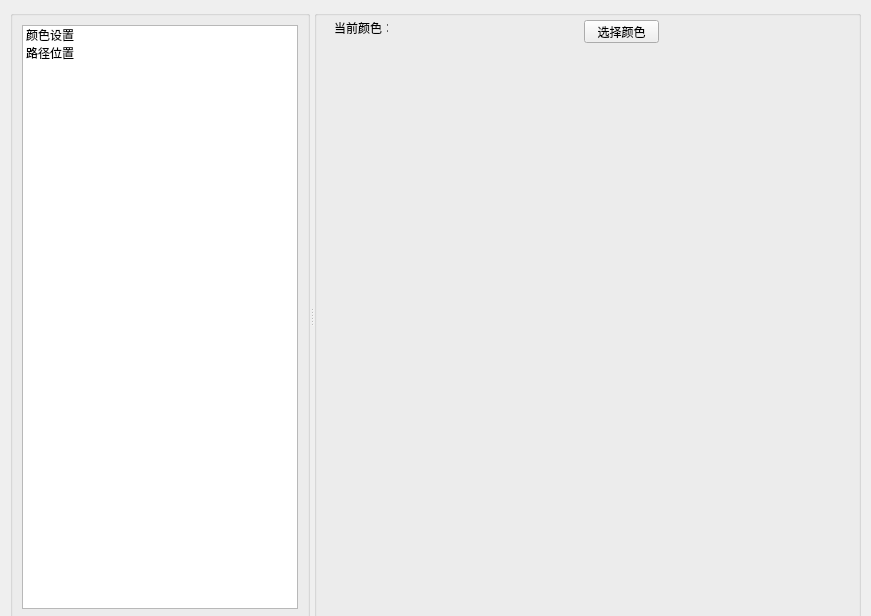
<?xml version="1.0" encoding="UTF-8"?>
<ui version="4.0">
 <class>CQ3</class>
 <widget class="QDialog" name="CQ3">
  <property name="geometry">
   <rect>
    <x>0</x>
    <y>0</y>
    <width>871</width>
    <height>616</height>
   </rect>
  </property>
  <property name="windowTitle">
   <string>CQ3</string>
  </property>
  <widget class="QSplitter" name="splitter">
   <property name="geometry">
    <rect>
     <x>10</x>
     <y>10</y>
     <width>851</width>
     <height>611</height>
    </rect>
   </property>
   <property name="minimumSize">
    <size>
     <width>0</width>
     <height>0</height>
    </size>
   </property>
   <property name="orientation">
    <enum>Qt::Horizontal</enum>
   </property>
   <widget class="QGroupBox" name="groupBox">
    <property name="minimumSize">
     <size>
      <width>100</width>
      <height>0</height>
     </size>
    </property>
    <property name="maximumSize">
     <size>
      <width>300</width>
      <height>16777215</height>
     </size>
    </property>
    <property name="title">
     <string/>
    </property>
    <layout class="QGridLayout" name="gridLayout">
     <item row="0" column="1">
      <widget class="QListWidget" name="m_pListWidget">
       <property name="minimumSize">
        <size>
         <width>100</width>
         <height>0</height>
        </size>
       </property>
       <property name="maximumSize">
        <size>
         <width>300</width>
         <height>16777215</height>
        </size>
       </property>
       <item>
        <property name="text">
         <string>颜色设置</string>
        </property>
        <property name="textAlignment">
         <set>AlignLeading|AlignVCenter</set>
        </property>
       </item>
       <item>
        <property name="text">
         <string>路径位置</string>
        </property>
        <property name="textAlignment">
         <set>AlignLeading|AlignVCenter</set>
        </property>
       </item>
      </widget>
     </item>
    </layout>
   </widget>
   <widget class="QGroupBox" name="groupBox_2">
    <property name="title">
     <string/>
    </property>
    <widget class="QStackedWidget" name="m_pStackWidget">
     <property name="geometry">
      <rect>
       <x>0</x>
       <y>0</y>
       <width>721</width>
       <height>541</height>
      </rect>
     </property>
     <property name="currentIndex">
      <number>1</number>
     </property>
     <widget class="QWidget" name="page">
      <widget class="QLabel" name="m_pLbPath">
       <property name="geometry">
        <rect>
         <x>10</x>
         <y>20</y>
         <width>54</width>
         <height>12</height>
        </rect>
       </property>
       <property name="text">
        <string>当前路径：</string>
       </property>
      </widget>
      <widget class="QLineEdit" name="m_pLePath">
       <property name="enabled">
        <bool>true</bool>
       </property>
       <property name="geometry">
        <rect>
         <x>70</x>
         <y>12</y>
         <width>231</width>
         <height>21</height>
        </rect>
       </property>
      </widget>
      <widget class="QPushButton" name="m_pBtnPath">
       <property name="geometry">
        <rect>
         <x>310</x>
         <y>11</y>
         <width>75</width>
         <height>23</height>
        </rect>
       </property>
       <property name="text">
        <string>选择路径</string>
       </property>
      </widget>
     </widget>
     <widget class="QWidget" name="page_2">
      <widget class="QLabel" name="m_pLbColor">
       <property name="geometry">
        <rect>
         <x>20</x>
         <y>10</y>
         <width>54</width>
         <height>16</height>
        </rect>
       </property>
       <property name="text">
        <string>当前颜色：</string>
       </property>
      </widget>
      <widget class="QPushButton" name="m_pBtnColor">
       <property name="geometry">
        <rect>
         <x>270</x>
         <y>10</y>
         <width>75</width>
         <height>23</height>
        </rect>
       </property>
       <property name="text">
        <string>选择颜色</string>
       </property>
      </widget>
      <widget class="QLabel" name="m_pLbColorPalatte">
       <property name="geometry">
        <rect>
         <x>80</x>
         <y>10</y>
         <width>181</width>
         <height>21</height>
        </rect>
       </property>
       <property name="text">
        <string/>
       </property>
      </widget>
     </widget>
    </widget>
   </widget>
  </widget>
 </widget>
 <resources/>
 <connections/>
</ui>
